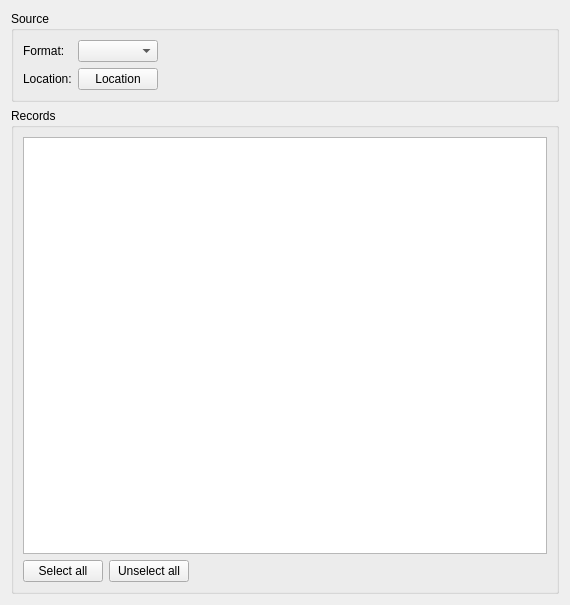
<?xml version="1.0" encoding="UTF-8"?>
<ui version="4.0">
 <class>MergeView</class>
 <widget class="QWidget" name="MergeView">
  <property name="geometry">
   <rect>
    <x>0</x>
    <y>0</y>
    <width>570</width>
    <height>605</height>
   </rect>
  </property>
  <property name="windowTitle">
   <string>Form</string>
  </property>
  <layout class="QGridLayout" name="gridLayout_4">
   <item row="0" column="0">
    <widget class="QGroupBox" name="groupBox">
     <property name="title">
      <string>Source</string>
     </property>
     <layout class="QGridLayout" name="gridLayout_2">
      <item row="0" column="0">
       <layout class="QGridLayout" name="gridLayout">
        <item row="1" column="1">
         <widget class="QPushButton" name="locationButton">
          <property name="text">
           <string>Location</string>
          </property>
         </widget>
        </item>
        <item row="0" column="0">
         <widget class="QLabel" name="label">
          <property name="text">
           <string>Format:</string>
          </property>
         </widget>
        </item>
        <item row="1" column="0">
         <widget class="QLabel" name="locationLabel">
          <property name="text">
           <string>Location:</string>
          </property>
         </widget>
        </item>
        <item row="0" column="1">
         <widget class="QComboBox" name="formatCombo"/>
        </item>
       </layout>
      </item>
      <item row="0" column="1">
       <spacer name="horizontalSpacer">
        <property name="orientation">
         <enum>Qt::Horizontal</enum>
        </property>
        <property name="sizeHint" stdset="0">
         <size>
          <width>360</width>
          <height>20</height>
         </size>
        </property>
       </spacer>
      </item>
     </layout>
    </widget>
   </item>
   <item row="1" column="0">
    <widget class="QGroupBox" name="groupBox_2">
     <property name="title">
      <string>Records</string>
     </property>
     <layout class="QGridLayout" name="gridLayout_3">
      <item row="0" column="0">
       <widget class="QTableWidget" name="recordsTable"/>
      </item>
      <item row="1" column="0">
       <layout class="QHBoxLayout" name="horizontalLayout">
        <item>
         <widget class="QPushButton" name="selectAllButton">
          <property name="text">
           <string>Select all</string>
          </property>
         </widget>
        </item>
        <item>
         <widget class="QPushButton" name="unselectAllButton">
          <property name="text">
           <string>Unselect all</string>
          </property>
         </widget>
        </item>
        <item>
         <spacer name="horizontalSpacer_2">
          <property name="orientation">
           <enum>Qt::Horizontal</enum>
          </property>
          <property name="sizeHint" stdset="0">
           <size>
            <width>40</width>
            <height>20</height>
           </size>
          </property>
         </spacer>
        </item>
       </layout>
      </item>
     </layout>
    </widget>
   </item>
  </layout>
 </widget>
 <resources/>
 <connections>
  <connection>
   <sender>selectAllButton</sender>
   <signal>clicked()</signal>
   <receiver>MergeView</receiver>
   <slot>onSelectAllButtonClicked()</slot>
   <hints>
    <hint type="sourcelabel">
     <x>63</x>
     <y>571</y>
    </hint>
    <hint type="destinationlabel">
     <x>69</x>
     <y>601</y>
    </hint>
   </hints>
  </connection>
  <connection>
   <sender>unselectAllButton</sender>
   <signal>clicked()</signal>
   <receiver>MergeView</receiver>
   <slot>onUnselectAllButtonClicked()</slot>
   <hints>
    <hint type="sourcelabel">
     <x>178</x>
     <y>567</y>
    </hint>
    <hint type="destinationlabel">
     <x>263</x>
     <y>600</y>
    </hint>
   </hints>
  </connection>
  <connection>
   <sender>locationButton</sender>
   <signal>clicked()</signal>
   <receiver>MergeView</receiver>
   <slot>onLocationButtonClicked()</slot>
   <hints>
    <hint type="sourcelabel">
     <x>174</x>
     <y>93</y>
    </hint>
    <hint type="destinationlabel">
     <x>570</x>
     <y>75</y>
    </hint>
   </hints>
  </connection>
  <connection>
   <sender>formatCombo</sender>
   <signal>activated(int)</signal>
   <receiver>MergeView</receiver>
   <slot>onFormatComboActivated()</slot>
   <hints>
    <hint type="sourcelabel">
     <x>162</x>
     <y>48</y>
    </hint>
    <hint type="destinationlabel">
     <x>563</x>
     <y>50</y>
    </hint>
   </hints>
  </connection>
 </connections>
 <slots>
  <slot>onSelectAllButtonClicked()</slot>
  <slot>onUnselectAllButtonClicked()</slot>
  <slot>onLocationButtonClicked()</slot>
  <slot>onFormatComboActivated()</slot>
 </slots>
</ui>
